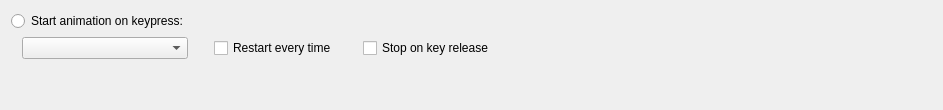
     <widget class="QWidget" name="animTab">
      <attribute name="title">
       <string>Animation</string>
      </attribute>
      <layout class="QGridLayout" name="gridLayout_5">
       <item row="6" column="2">
        <spacer name="verticalSpacer_11">
         <property name="orientation">
          <enum>Qt::Vertical</enum>
         </property>
         <property name="sizeHint" stdset="0">
          <size>
           <width>20</width>
           <height>40</height>
          </size>
         </property>
        </spacer>
       </item>
       <item row="4" column="2">
        <widget class="QComboBox" name="animBox">
         <property name="sizePolicy">
          <sizepolicy hsizetype="Expanding" vsizetype="Fixed">
           <horstretch>0</horstretch>
           <verstretch>0</verstretch>
          </sizepolicy>
         </property>
         <item>
          <property name="text">
           <string/>
          </property>
         </item>
        </widget>
       </item>
       <item row="4" column="3">
        <spacer name="horizontalSpacer_24">
         <property name="orientation">
          <enum>Qt::Horizontal</enum>
         </property>
         <property name="sizeType">
          <enum>QSizePolicy::Fixed</enum>
         </property>
         <property name="sizeHint" stdset="0">
          <size>
           <width>20</width>
           <height>20</height>
          </size>
         </property>
        </spacer>
       </item>
       <item row="4" column="7">
        <spacer name="horizontalSpacer_25">
         <property name="orientation">
          <enum>Qt::Horizontal</enum>
         </property>
         <property name="sizeHint" stdset="0">
          <size>
           <width>438</width>
           <height>20</height>
          </size>
         </property>
        </spacer>
       </item>
       <item row="4" column="6">
        <widget class="QCheckBox" name="animKrBox">
         <property name="text">
          <string>Stop on key release</string>
         </property>
        </widget>
       </item>
       <item row="4" column="4">
        <widget class="QCheckBox" name="animOnceBox">
         <property name="text">
          <string>Restart every time</string>
         </property>
        </widget>
       </item>
       <item row="4" column="5">
        <spacer name="horizontalSpacer_26">
         <property name="orientation">
          <enum>Qt::Horizontal</enum>
         </property>
         <property name="sizeType">
          <enum>QSizePolicy::Fixed</enum>
         </property>
         <property name="sizeHint" stdset="0">
          <size>
           <width>20</width>
           <height>20</height>
          </size>
         </property>
        </spacer>
       </item>
       <item row="0" column="1" colspan="2">
        <widget class="QRadioButton" name="animButton">
         <property name="sizePolicy">
          <sizepolicy hsizetype="Expanding" vsizetype="Fixed">
           <horstretch>0</horstretch>
           <verstretch>0</verstretch>
          </sizepolicy>
         </property>
         <property name="text">
          <string>Start animation on keypress:</string>
         </property>
        </widget>
       </item>
       <item row="4" column="1">
        <spacer name="horizontalSpacer_23">
         <property name="orientation">
          <enum>Qt::Horizontal</enum>
         </property>
         <property name="sizeType">
          <enum>QSizePolicy::Fixed</enum>
         </property>
         <property name="sizeHint" stdset="0">
          <size>
           <width>5</width>
           <height>20</height>
          </size>
         </property>
        </spacer>
       </item>
      </layout>
     </widget>
